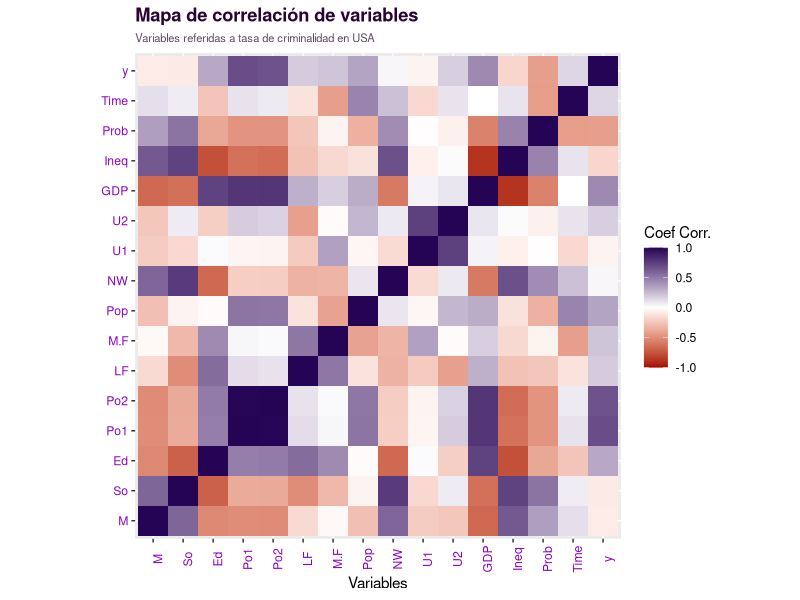

Generate this figure with R:
## ---- chunk 1
knitr::opts_chunk$set(echo = TRUE)
library(tidyverse)
library(reshape2)
## ---- chunk 2
Datos <- read.table(
    "UScrime.txt",
    header = TRUE,
    dec = ","
)
## ---- chunk 3
lm(
    y ~ . ,
    data = Datos
) %>% summary()
## ---- chunk 4
qplot(x=Var1,
      y=Var2,
      data = melt(cor(Datos, use = "p")),
      fill = value,
      geom="tile"
)+scale_fill_gradient2(limits = c(-1, 1),
                       low = "#A50303", high = "#250455")+
  theme(aspect.ratio = 1,
        plot.title = element_text(
          face = "bold",
          color = "#280434FF"),
        plot.subtitle = element_text(
          size=8,
          color="#5C485F"
        ),
        axis.text.x = element_text(
          color = "#8C04C2",
          angle=90
        ),
        axis.text.y = element_text(
          color="#8C04C2"
        )
        )+
  labs(title="Mapa de correlación de variables",
       subtitle = "Variables referidas a tasa de criminalidad en USA",
       x="Variables",
       y="",
       fill="Coef Corr.")
